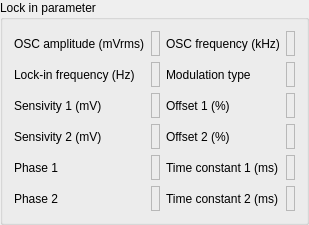
            <widget class="QGroupBox" name="groupBox_13">
             <property name="title">
              <string>Lock in parameter</string>
             </property>
             <layout class="QGridLayout" name="gridLayout_18">
              <item row="3" column="3">
               <widget class="QLabel" name="label_offset1">
                <property name="sizePolicy">
                 <sizepolicy hsizetype="Preferred" vsizetype="Fixed">
                  <horstretch>0</horstretch>
                  <verstretch>0</verstretch>
                 </sizepolicy>
                </property>
                <property name="minimumSize">
                 <size>
                  <width>0</width>
                  <height>25</height>
                 </size>
                </property>
                <property name="maximumSize">
                 <size>
                  <width>16777215</width>
                  <height>25</height>
                 </size>
                </property>
                <property name="frameShape">
                 <enum>QFrame::StyledPanel</enum>
                </property>
                <property name="text">
                 <string/>
                </property>
               </widget>
              </item>
              <item row="3" column="1">
               <widget class="QLabel" name="label_sensitivity1">
                <property name="sizePolicy">
                 <sizepolicy hsizetype="Preferred" vsizetype="Fixed">
                  <horstretch>0</horstretch>
                  <verstretch>0</verstretch>
                 </sizepolicy>
                </property>
                <property name="minimumSize">
                 <size>
                  <width>0</width>
                  <height>25</height>
                 </size>
                </property>
                <property name="maximumSize">
                 <size>
                  <width>16777215</width>
                  <height>25</height>
                 </size>
                </property>
                <property name="frameShape">
                 <enum>QFrame::StyledPanel</enum>
                </property>
                <property name="text">
                 <string/>
                </property>
               </widget>
              </item>
              <item row="3" column="2">
               <widget class="QLabel" name="label_71">
                <property name="text">
                 <string>Offset 1 (%)</string>
                </property>
               </widget>
              </item>
              <item row="3" column="0">
               <widget class="QLabel" name="label_69">
                <property name="text">
                 <string>Sensivity 1 (mV)</string>
                </property>
               </widget>
              </item>
              <item row="2" column="1">
               <widget class="QLabel" name="label_lockin_frequency">
                <property name="sizePolicy">
                 <sizepolicy hsizetype="Preferred" vsizetype="Fixed">
                  <horstretch>0</horstretch>
                  <verstretch>0</verstretch>
                 </sizepolicy>
                </property>
                <property name="minimumSize">
                 <size>
                  <width>0</width>
                  <height>25</height>
                 </size>
                </property>
                <property name="maximumSize">
                 <size>
                  <width>16777215</width>
                  <height>25</height>
                 </size>
                </property>
                <property name="frameShape">
                 <enum>QFrame::StyledPanel</enum>
                </property>
                <property name="text">
                 <string/>
                </property>
               </widget>
              </item>
              <item row="4" column="0">
               <widget class="QLabel" name="label_70">
                <property name="text">
                 <string>Sensivity 2 (mV)</string>
                </property>
               </widget>
              </item>
              <item row="4" column="1">
               <widget class="QLabel" name="label_sensitivity2">
                <property name="sizePolicy">
                 <sizepolicy hsizetype="Preferred" vsizetype="Fixed">
                  <horstretch>0</horstretch>
                  <verstretch>0</verstretch>
                 </sizepolicy>
                </property>
                <property name="minimumSize">
                 <size>
                  <width>0</width>
                  <height>25</height>
                 </size>
                </property>
                <property name="maximumSize">
                 <size>
                  <width>16777215</width>
                  <height>25</height>
                 </size>
                </property>
                <property name="frameShape">
                 <enum>QFrame::StyledPanel</enum>
                </property>
                <property name="text">
                 <string/>
                </property>
               </widget>
              </item>
              <item row="0" column="0">
               <widget class="QLabel" name="label_65">
                <property name="text">
                 <string>OSC amplitude (mVrms)</string>
                </property>
               </widget>
              </item>
              <item row="6" column="0">
               <widget class="QLabel" name="label_67">
                <property name="text">
                 <string>Phase 1</string>
                </property>
               </widget>
              </item>
              <item row="0" column="3">
               <widget class="QLabel" name="label_osc_frequency">
                <property name="sizePolicy">
                 <sizepolicy hsizetype="Preferred" vsizetype="Fixed">
                  <horstretch>0</horstretch>
                  <verstretch>0</verstretch>
                 </sizepolicy>
                </property>
                <property name="minimumSize">
                 <size>
                  <width>0</width>
                  <height>25</height>
                 </size>
                </property>
                <property name="maximumSize">
                 <size>
                  <width>16777215</width>
                  <height>25</height>
                 </size>
                </property>
                <property name="frameShape">
                 <enum>QFrame::StyledPanel</enum>
                </property>
                <property name="text">
                 <string/>
                </property>
               </widget>
              </item>
              <item row="2" column="3">
               <widget class="QLabel" name="label_modulation_type">
                <property name="sizePolicy">
                 <sizepolicy hsizetype="Preferred" vsizetype="Fixed">
                  <horstretch>0</horstretch>
                  <verstretch>0</verstretch>
                 </sizepolicy>
                </property>
                <property name="minimumSize">
                 <size>
                  <width>0</width>
                  <height>25</height>
                 </size>
                </property>
                <property name="maximumSize">
                 <size>
                  <width>16777215</width>
                  <height>25</height>
                 </size>
                </property>
                <property name="frameShape">
                 <enum>QFrame::StyledPanel</enum>
                </property>
                <property name="text">
                 <string/>
                </property>
               </widget>
              </item>
              <item row="2" column="0">
               <widget class="QLabel" name="label_87">
                <property name="text">
                 <string>Lock-in frequency (Hz)</string>
                </property>
               </widget>
              </item>
              <item row="4" column="2">
               <widget class="QLabel" name="label_72">
                <property name="text">
                 <string>Offset 2 (%)</string>
                </property>
               </widget>
              </item>
              <item row="6" column="1">
               <widget class="QLabel" name="label_phase1">
                <property name="sizePolicy">
                 <sizepolicy hsizetype="Preferred" vsizetype="Fixed">
                  <horstretch>0</horstretch>
                  <verstretch>0</verstretch>
                 </sizepolicy>
                </property>
                <property name="minimumSize">
                 <size>
                  <width>0</width>
                  <height>25</height>
                 </size>
                </property>
                <property name="maximumSize">
                 <size>
                  <width>16777215</width>
                  <height>25</height>
                 </size>
                </property>
                <property name="frameShape">
                 <enum>QFrame::StyledPanel</enum>
                </property>
                <property name="text">
                 <string/>
                </property>
               </widget>
              </item>
              <item row="0" column="1">
               <widget class="QLabel" name="label_osc_amp">
                <property name="sizePolicy">
                 <sizepolicy hsizetype="Preferred" vsizetype="Fixed">
                  <horstretch>0</horstretch>
                  <verstretch>0</verstretch>
                 </sizepolicy>
                </property>
                <property name="minimumSize">
                 <size>
                  <width>0</width>
                  <height>25</height>
                 </size>
                </property>
                <property name="maximumSize">
                 <size>
                  <width>16777215</width>
                  <height>25</height>
                 </size>
                </property>
                <property name="frameShape">
                 <enum>QFrame::StyledPanel</enum>
                </property>
                <property name="text">
                 <string/>
                </property>
               </widget>
              </item>
              <item row="0" column="2">
               <widget class="QLabel" name="label_66">
                <property name="text">
                 <string>OSC frequency (kHz)</string>
                </property>
               </widget>
              </item>
              <item row="4" column="3">
               <widget class="QLabel" name="label_offset2">
                <property name="sizePolicy">
                 <sizepolicy hsizetype="Preferred" vsizetype="Fixed">
                  <horstretch>0</horstretch>
                  <verstretch>0</verstretch>
                 </sizepolicy>
                </property>
                <property name="minimumSize">
                 <size>
                  <width>0</width>
                  <height>25</height>
                 </size>
                </property>
                <property name="maximumSize">
                 <size>
                  <width>16777215</width>
                  <height>25</height>
                 </size>
                </property>
                <property name="frameShape">
                 <enum>QFrame::StyledPanel</enum>
                </property>
                <property name="text">
                 <string/>
                </property>
               </widget>
              </item>
              <item row="2" column="2">
               <widget class="QLabel" name="label_85">
                <property name="text">
                 <string>Modulation type</string>
                </property>
               </widget>
              </item>
              <item row="7" column="0">
               <widget class="QLabel" name="label_68">
                <property name="text">
                 <string>Phase 2</string>
                </property>
               </widget>
              </item>
              <item row="7" column="1">
               <widget class="QLabel" name="label_phase2">
                <property name="sizePolicy">
                 <sizepolicy hsizetype="Preferred" vsizetype="Fixed">
                  <horstretch>0</horstretch>
                  <verstretch>0</verstretch>
                 </sizepolicy>
                </property>
                <property name="minimumSize">
                 <size>
                  <width>0</width>
                  <height>25</height>
                 </size>
                </property>
                <property name="maximumSize">
                 <size>
                  <width>16777215</width>
                  <height>25</height>
                 </size>
                </property>
                <property name="frameShape">
                 <enum>QFrame::StyledPanel</enum>
                </property>
                <property name="text">
                 <string/>
                </property>
               </widget>
              </item>
              <item row="6" column="2">
               <widget class="QLabel" name="label_73">
                <property name="text">
                 <string>Time constant 1 (ms)</string>
                </property>
               </widget>
              </item>
              <item row="7" column="2">
               <widget class="QLabel" name="label_74">
                <property name="text">
                 <string>Time constant 2 (ms)</string>
                </property>
               </widget>
              </item>
              <item row="6" column="3">
               <widget class="QLabel" name="label_time_const1">
                <property name="sizePolicy">
                 <sizepolicy hsizetype="Preferred" vsizetype="Fixed">
                  <horstretch>0</horstretch>
                  <verstretch>0</verstretch>
                 </sizepolicy>
                </property>
                <property name="minimumSize">
                 <size>
                  <width>0</width>
                  <height>25</height>
                 </size>
                </property>
                <property name="maximumSize">
                 <size>
                  <width>16777215</width>
                  <height>25</height>
                 </size>
                </property>
                <property name="frameShape">
                 <enum>QFrame::StyledPanel</enum>
                </property>
                <property name="text">
                 <string/>
                </property>
               </widget>
              </item>
              <item row="7" column="3">
               <widget class="QLabel" name="label_time_const2">
                <property name="sizePolicy">
                 <sizepolicy hsizetype="Preferred" vsizetype="Fixed">
                  <horstretch>0</horstretch>
                  <verstretch>0</verstretch>
                 </sizepolicy>
                </property>
                <property name="minimumSize">
                 <size>
                  <width>0</width>
                  <height>25</height>
                 </size>
                </property>
                <property name="maximumSize">
                 <size>
                  <width>16777215</width>
                  <height>25</height>
                 </size>
                </property>
                <property name="frameShape">
                 <enum>QFrame::StyledPanel</enum>
                </property>
                <property name="text">
                 <string/>
                </property>
               </widget>
              </item>
             </layout>
            </widget>
